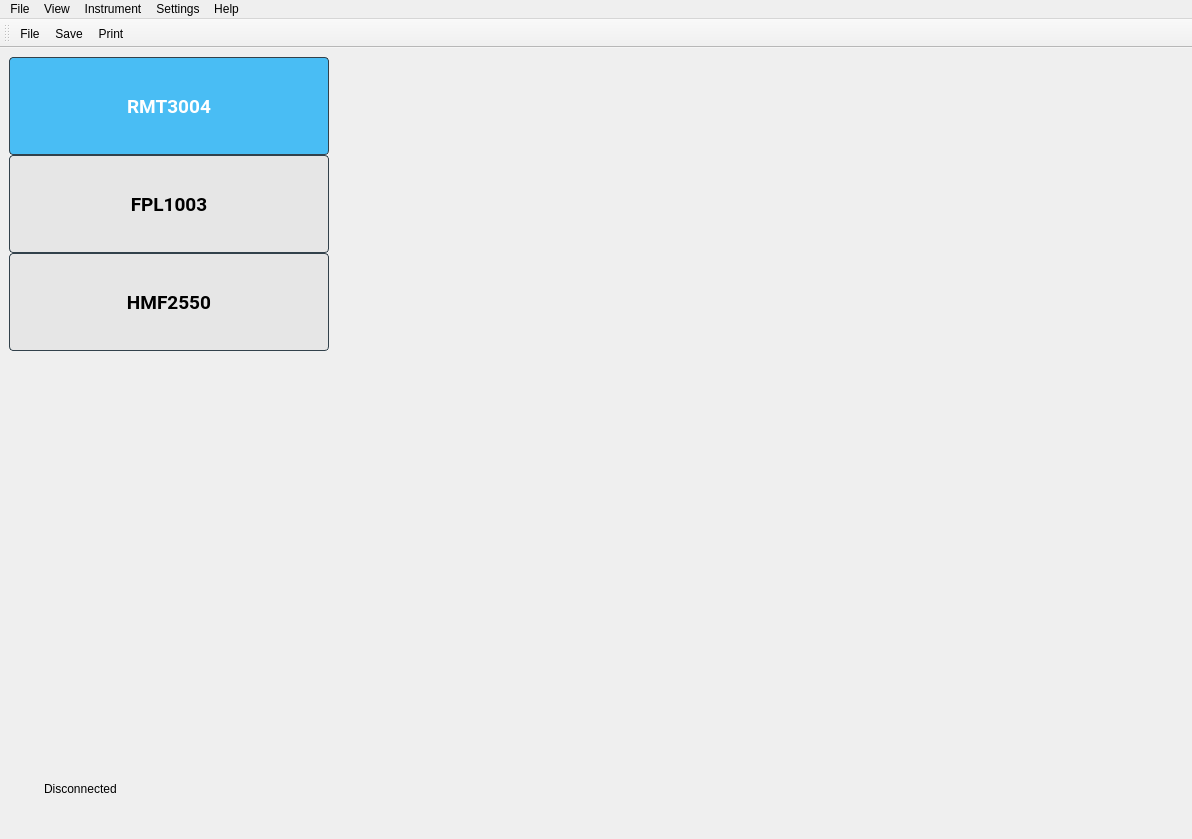
<?xml version="1.0" encoding="UTF-8"?>
<ui version="4.0">
 <class>wgMainWindow</class>
 <widget class="QMainWindow" name="wgMainWindow">
  <property name="geometry">
   <rect>
    <x>0</x>
    <y>0</y>
    <width>1192</width>
    <height>839</height>
   </rect>
  </property>
  <property name="windowTitle">
   <string>MainWindow</string>
  </property>
  <property name="styleSheet">
   <string notr="true">QWidget#widgetPanel, #wgStatConn, #wgContent{
    border: 1px solid rgb(94, 92, 100);
}

QToolBar#toolBar {
    background-color: #E6E6E6; 
    border: 1px solid #32414B;
}

QToolBar#toolBar &gt; * {
    margin-right: 10px;
}


QLabel#lblStatConn {
    font: bold 16pt &quot;Roboto&quot;;
    color: #000000;
	border-color: rgb(255, 255, 255);
}

QLabel#lblImage{
	border: 1px solid rgb(94, 92, 100);
}</string>
  </property>
  <widget class="QWidget" name="centralwidget">
   <layout class="QGridLayout" name="gridLayout">
    <item row="0" column="0">
     <widget class="QWidget" name="widgetPanel" native="true">
      <property name="styleSheet">
       <string notr="true">QPushButton {
    font: bold 14pt &quot;Roboto&quot;;
    background-color: #E6E6E6; 
    border: 1px solid #32414B;
	color: #000000;
    border-radius: 4px;
    padding: 3px;
    outline: none;
    min-width: 80px;
}

QPushButton:checked {
    background-color: #49BDF4; 
    border: 1px solid #32414B;
    border-radius: 4px;
	color: #FFFFFF;
    padding: 3px;
    outline: none;
}

QPushButton:pressed {
    background-color: #14A3E6; 
    border: 1px solid #19232D;
}

QPushButton:menu-indicator {
    subcontrol-origin: padding;
    subcontrol-position: bottom right;
    bottom: 4px;
}</string>
      </property>
      <layout class="QVBoxLayout" name="verticalLayout">
       <property name="spacing">
        <number>0</number>
       </property>
       <property name="leftMargin">
        <number>0</number>
       </property>
       <property name="topMargin">
        <number>0</number>
       </property>
       <property name="rightMargin">
        <number>0</number>
       </property>
       <property name="bottomMargin">
        <number>0</number>
       </property>
       <item>
        <widget class="QPushButton" name="btnRmt3004">
         <property name="minimumSize">
          <size>
           <width>88</width>
           <height>98</height>
          </size>
         </property>
         <property name="maximumSize">
          <size>
           <width>320</width>
           <height>98</height>
          </size>
         </property>
         <property name="font">
          <font>
           <family>Roboto</family>
           <pointsize>14</pointsize>
           <italic>false</italic>
           <bold>true</bold>
          </font>
         </property>
         <property name="text">
          <string>RMT3004</string>
         </property>
         <property name="icon">
          <iconset resource="../../res.qrc">
           <normaloff>:/icon/circleError.png</normaloff>:/icon/circleError.png</iconset>
         </property>
         <property name="checkable">
          <bool>true</bool>
         </property>
         <property name="checked">
          <bool>true</bool>
         </property>
         <property name="autoExclusive">
          <bool>true</bool>
         </property>
        </widget>
       </item>
       <item>
        <widget class="QPushButton" name="btnFpl1003">
         <property name="minimumSize">
          <size>
           <width>88</width>
           <height>98</height>
          </size>
         </property>
         <property name="maximumSize">
          <size>
           <width>320</width>
           <height>98</height>
          </size>
         </property>
         <property name="font">
          <font>
           <family>Roboto</family>
           <pointsize>14</pointsize>
           <italic>false</italic>
           <bold>true</bold>
          </font>
         </property>
         <property name="text">
          <string>FPL1003</string>
         </property>
         <property name="icon">
          <iconset resource="../../res.qrc">
           <normaloff>:/icon/circleError.png</normaloff>:/icon/circleError.png</iconset>
         </property>
         <property name="checkable">
          <bool>true</bool>
         </property>
         <property name="autoExclusive">
          <bool>true</bool>
         </property>
        </widget>
       </item>
       <item>
        <widget class="QPushButton" name="btnHmf2550">
         <property name="minimumSize">
          <size>
           <width>88</width>
           <height>98</height>
          </size>
         </property>
         <property name="maximumSize">
          <size>
           <width>320</width>
           <height>98</height>
          </size>
         </property>
         <property name="font">
          <font>
           <family>Roboto</family>
           <pointsize>14</pointsize>
           <italic>false</italic>
           <bold>true</bold>
          </font>
         </property>
         <property name="text">
          <string>HMF2550</string>
         </property>
         <property name="icon">
          <iconset resource="../../res.qrc">
           <normaloff>:/icon/circleError.png</normaloff>:/icon/circleError.png</iconset>
         </property>
         <property name="checkable">
          <bool>true</bool>
         </property>
         <property name="autoExclusive">
          <bool>true</bool>
         </property>
        </widget>
       </item>
      </layout>
     </widget>
    </item>
    <item row="0" column="1" rowspan="3">
     <widget class="QWidget" name="wgContent" native="true">
      <property name="minimumSize">
       <size>
        <width>750</width>
        <height>0</height>
       </size>
      </property>
     </widget>
    </item>
    <item row="0" column="2" rowspan="2">
     <spacer name="horizontalSpacer">
      <property name="orientation">
       <enum>Qt::Orientation::Horizontal</enum>
      </property>
      <property name="sizeHint" stdset="0">
       <size>
        <width>131</width>
        <height>528</height>
       </size>
      </property>
     </spacer>
    </item>
    <item row="1" column="0">
     <widget class="QLabel" name="lblImage">
      <property name="minimumSize">
       <size>
        <width>320</width>
        <height>401</height>
       </size>
      </property>
      <property name="maximumSize">
       <size>
        <width>320</width>
        <height>401</height>
       </size>
      </property>
      <property name="text">
       <string/>
      </property>
      <property name="pixmap">
       <pixmap resource="../../res.qrc">:/icon/xforce-f.webp</pixmap>
      </property>
      <property name="scaledContents">
       <bool>true</bool>
      </property>
     </widget>
    </item>
    <item row="2" column="0">
     <widget class="QWidget" name="wgStatConn" native="true">
      <property name="minimumSize">
       <size>
        <width>320</width>
        <height>50</height>
       </size>
      </property>
      <property name="maximumSize">
       <size>
        <width>320</width>
        <height>50</height>
       </size>
      </property>
      <layout class="QGridLayout" name="gridLayout_2">
       <item row="0" column="0">
        <layout class="QHBoxLayout" name="horizontalLayout">
         <item>
          <widget class="QLabel" name="label">
           <property name="minimumSize">
            <size>
             <width>20</width>
             <height>20</height>
            </size>
           </property>
           <property name="maximumSize">
            <size>
             <width>20</width>
             <height>20</height>
            </size>
           </property>
           <property name="styleSheet">
            <string notr="true">border-color: rgb(255, 255, 255);</string>
           </property>
           <property name="text">
            <string/>
           </property>
           <property name="pixmap">
            <pixmap resource="../../res.qrc">:/icon/circleError.png</pixmap>
           </property>
           <property name="scaledContents">
            <bool>true</bool>
           </property>
          </widget>
         </item>
         <item>
          <widget class="QLabel" name="lblStatConn">
           <property name="text">
            <string>Disconnected</string>
           </property>
          </widget>
         </item>
        </layout>
       </item>
      </layout>
     </widget>
    </item>
    <item row="3" column="0" colspan="2">
     <spacer name="verticalSpacer">
      <property name="orientation">
       <enum>Qt::Orientation::Vertical</enum>
      </property>
      <property name="sizeHint" stdset="0">
       <size>
        <width>1168</width>
        <height>90</height>
       </size>
      </property>
     </spacer>
    </item>
   </layout>
  </widget>
  <widget class="QMenuBar" name="menubar">
   <property name="geometry">
    <rect>
     <x>0</x>
     <y>0</y>
     <width>1192</width>
     <height>23</height>
    </rect>
   </property>
   <widget class="QMenu" name="menuFile">
    <property name="title">
     <string>File</string>
    </property>
   </widget>
   <widget class="QMenu" name="menuView">
    <property name="title">
     <string>View</string>
    </property>
   </widget>
   <widget class="QMenu" name="menuInstrument">
    <property name="title">
     <string>Instrument</string>
    </property>
   </widget>
   <widget class="QMenu" name="menuSettings">
    <property name="title">
     <string>Settings</string>
    </property>
   </widget>
   <widget class="QMenu" name="menuHelp">
    <property name="title">
     <string>Help</string>
    </property>
   </widget>
   <addaction name="menuFile"/>
   <addaction name="menuView"/>
   <addaction name="menuInstrument"/>
   <addaction name="menuSettings"/>
   <addaction name="menuHelp"/>
  </widget>
  <widget class="QToolBar" name="toolBar">
   <property name="windowTitle">
    <string>toolBar</string>
   </property>
   <attribute name="toolBarArea">
    <enum>TopToolBarArea</enum>
   </attribute>
   <attribute name="toolBarBreak">
    <bool>false</bool>
   </attribute>
   <addaction name="actionFile"/>
   <addaction name="actionSave"/>
   <addaction name="actionPrint"/>
  </widget>
  <action name="actionFile">
   <property name="checkable">
    <bool>true</bool>
   </property>
   <property name="icon">
    <iconset theme="QIcon::ThemeIcon::FolderOpen"/>
   </property>
   <property name="text">
    <string>File</string>
   </property>
   <property name="menuRole">
    <enum>QAction::MenuRole::NoRole</enum>
   </property>
  </action>
  <action name="actionSave">
   <property name="checkable">
    <bool>true</bool>
   </property>
   <property name="icon">
    <iconset theme="QIcon::ThemeIcon::DocumentSave"/>
   </property>
   <property name="text">
    <string>Save</string>
   </property>
   <property name="menuRole">
    <enum>QAction::MenuRole::NoRole</enum>
   </property>
  </action>
  <action name="actionPrint">
   <property name="checkable">
    <bool>true</bool>
   </property>
   <property name="icon">
    <iconset theme="QIcon::ThemeIcon::DocumentPrint"/>
   </property>
   <property name="text">
    <string>Print</string>
   </property>
   <property name="menuRole">
    <enum>QAction::MenuRole::NoRole</enum>
   </property>
  </action>
 </widget>
 <resources>
  <include location="../../res.qrc"/>
 </resources>
 <connections/>
</ui>
